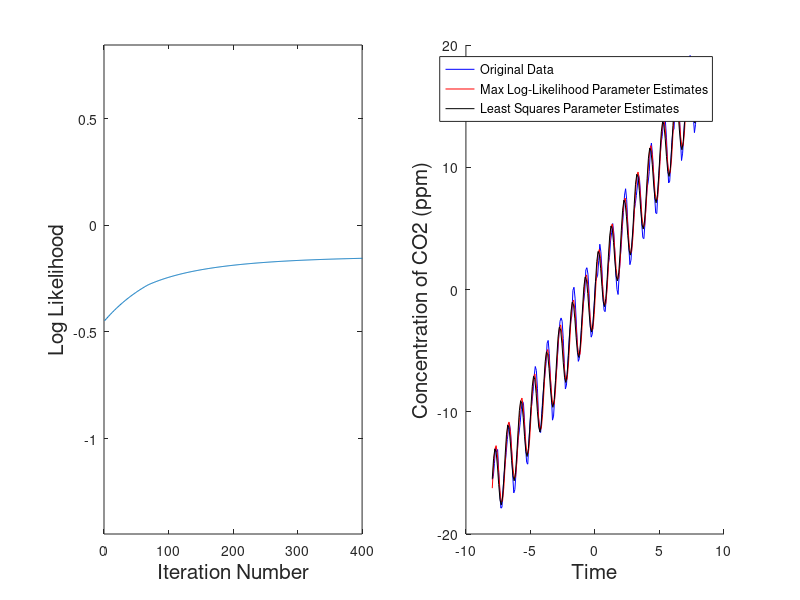

MATLAB code to generate this figure:
% MiA. HW 2. Problem 1.2 -- C02 data -- using max log likelihood
%
% The locations where you have to put in the work are marked with >>>...<<< signs

format short;
clear all; close all; clc ; 

 
x = importdata('co2_mm_mlo.txt');
x = x.data;
%            decimal     average   interpolated    trend    #days
%             date                             (season corr)
% Note: column 3 is the decimal date for the time column 4 has the average CO2. 
% There is some missing data marked as -99, which we get rid of here: 
x = [x(:,3), x(:,4)];                    % take the timeline and the CO2 concentration data
[i,j] = find(x(:,2) > 0);     x = x(i,:); % got rid of the missing data
[i,j] = find(x(:,1) > 2000);  x = x(i,:); % got rid of the data before the year 2000

y = x(:,2);
x = x(:,1);

x = x-mean(x);
y = y-mean(y);

n = length(x);                         % number of time-points of the data
X = [ones(n,1), x, x.^2, sin(x*2*pi)];  % the matrix for the least squares fit
w = X\y;                               % weights for the least squares fit
 
lambda = 0.005;   % learning rate 

a = w(1);
b = w(2); 
c = w(3); 
d = w(4);
e = 2*pi; 
f = 0; 
s = 1;
niterations = 400;

% keeping track of all the parameters during the iterations 
a_all = zeros(niterations + 1, 1); a_all(1) = a;
b_all = a_all; b_all(1) = b;
c_all = a_all; c_all(1) = c; 
d_all = a_all; d_all(1) = d;
e_all = a_all; e_all(1) = e;
f_all = a_all; f_all(1) = f;
s_all = a_all; s_all(1) = s;
L_all = a_all;

mu = a + b*x + c*x.^2 + d*sin(e*x + f);
L_all(1) =  -sum((y - mu).^2)/(2*s^2*n) - log(s);
[a,b,c,d,e,f,s]'

%_________( the main cycle )____________________
for jj = 1:niterations, 

    L_a = sum(y - mu)/s^2/n;
    L_b = sum(x.*(y - mu))/s^2/n;
    L_c = sum(x.^2.*(y - mu))/s^2/n;
    L_d = sum(sin(e*x + f).*(y - mu))/s^2/n;
    L_e = sum(d*x.*cos(e*x + f).*(y - mu))/s^2/n;
    L_f = sum(d*cos(e*x + f).*(y - mu))/s^2/n;
    L_s = sum((y - mu).^2)/s^3/n - 1/s;

    L = [L_a, L_b, L_c, L_d, L_e, L_f, L_s];
    NormGrad = norm(L);
    beta = lambda/(1 + NormGrad);

    a = a + beta*L(1);
    b = b + beta*L(2);
    c = c + beta*L(3);
    d = d + beta*L(4);
    e = e + beta*L(5);
    f = f + beta*L(6);
    s = s + beta*L(7);

    % store the parameter values for plotting 
    a_all(jj+1) = a; 
    b_all(jj+1) = b; 
    c_all(jj+1) = c; 
    d_all(jj+1) = d; 
    e_all(jj+1) = e; 
    f_all(jj+1) = f; 
    s_all(jj+1) = s;

    % store the log-likelihood 
    mu = a + b*x + c*x.^2 + d*sin(e*x + f);
    L_all(jj+1) =  - sum((y - mu).^2)/(2*s^2*n) - log(s); 

end
L_all(end)
figure(1);
subplot(1,2,1); 
plot(L_all); 
hold on; 
axis([0 niterations min(L_all)-1 max(L_all)+1])
xlabel('Iteration Number','FontSize',15); 
ylabel('Log Likelihood','FontSize',15); 

[a,b,c,d,e,f,s]'
xp = min(x):.1:max(x); % xp = "x for plotting" array with more points

subplot(1,2,2);     
hold on;
plot(x,y,'b-')
plot(xp, a + b*xp + c*xp.^2 + d*sin(e*xp + f), 'r-'); 
plot(xp, w(1) + w(2)*xp + w(3)*xp.^2 + w(4).*sin(2*pi*xp),'k-'); 
legend('Original Data', 'Max Log-Likelihood Parameter Estimates', 'Least Squares Parameter Estimates')

title('', 'FontSize',15);
xlabel('Time','FontSize',15); 
ylabel('Concentration of CO2 (ppm)','FontSize',15); 

    
    
     

